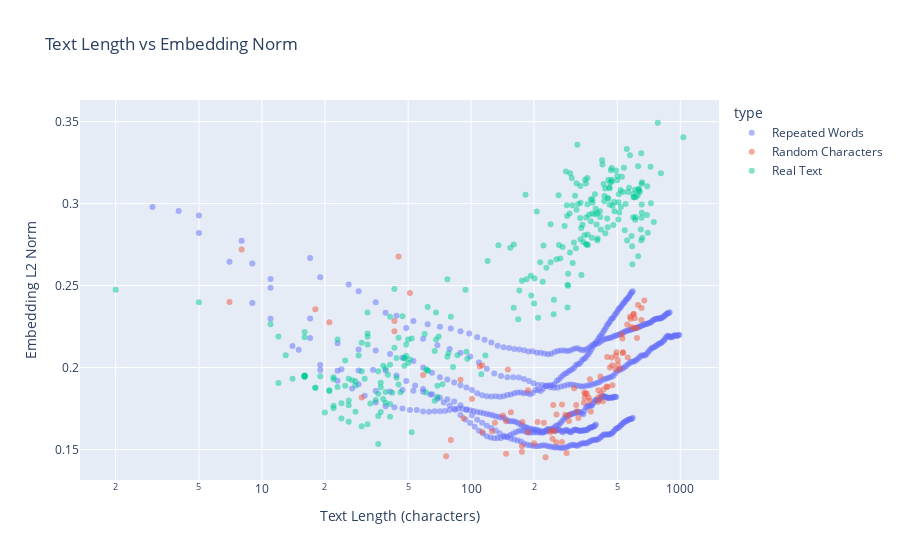

Write notebook code for a chart like this one.
### Markdown cell above
# %% [markdown]

 ## Exercise 3: Text Length vs Vector Norm Analysis

 ### Exercise 3: Investigating the Relationship Between Text Length and Embedding Norms

 In this exercise, we'll explore whether there's a correlation between the length of text
 and the L2 norm (magnitude) of its embedding vector. This analysis will help us understand:
 - How semantic information is distributed across embedding dimensions
 - Whether longer texts result in larger embedding magnitudes
 - If the embedding space has inherent biases based on text length

 We'll test this hypothesis using three different types of text:
 1. Repeated words (to test pure length effects)
 2. Random character sequences (to test meaningless content)
 3. Natural language sentences (to test realistic content)

### Code cell
# %%

import plotly.express as px
import pandas as pd
import random
import string

# Collect all data first
data = []
def add_data(text, text_type):
    emb = text2vec.predict([text], source_lang="eng_Latn")
    norm = torch.norm(emb).item()
    data.append({
        'text': text,
        'length': len(text),
        'norm': norm,
        'type': text_type
    })

# Repeated words (more examples)
for length in range(1, 100):
    for word in ['word', 'sentence', 'paragraph', 'dog', 'spicy', 'anime']:
        words = [word] * length
        text = ' '.join(words)
        add_data(text, 'Repeated Words')

# Random characters (more examples)
random.seed(42)
for length in range(1, 100, ):
        random_words = [''.join(random.choices(string.ascii_lowercase, k=random.randint(3, 8))) for _ in range(length)]
        text = ' '.join(random_words)
        add_data(text, 'Random Characters')

# Normal sentences (many more examples)
normal_sentences = [
    "Hi",
    "Hello",
    "Good morning",
    "Hello there",
    "How are you?",
    "Nice to meet you",
    "The cat sat on the mat",
    "I like to read books",
    "The weather is nice today",
    "She went to the store yesterday",
    "The quick brown fox jumps over the lazy dog",
    "I enjoy listening to music in the evening",
    "She sells seashells by the seashore on weekends",
    "To be or not to be, that is the question",
    "The early bird catches the worm every morning",
    "A picture is worth a thousand words in most cases"
]
for text in normal_sentences:
    add_data(text, 'Real Text')

# Load dataset of some example texts generated by Llama3b
dataset = load_dataset("nickypro/fineweb-llama3b-regen-split", split="train")
for split_text in dataset.select(range(20)):
    for paragraph in split_text['split_text']:
        add_data(paragraph, 'Real Text')


# Create DataFrame and plot
df = pd.DataFrame(data)
# Truncate text to first 50 characters for hover display
df['text_truncated'] = df['text'].str[:50] + '...'
fig = px.scatter(df,
        x='length', y='norm', color='type',
        title="Text Length vs Embedding Norm",
        labels={'length': 'Text Length (characters)', 'norm': 'Embedding L2 Norm'},
        hover_data=['text_truncated'],
        opacity=0.5,
        log_x=True)

fig.show()

### Figure 1 — Plotly figure (JSON) as saved in the notebook; plotly's stock layout.template omitted (floating-point values rounded to 4 significant figures; data arrays with more than 128 entries replaced by an {"elided": "..."} marker saying what was removed)
{"data": [{"customdata": {"elided": "594x1 str values"}, "hovertemplate": "type=Repeated Words<br>Text Length (characters)=%{x}<br>Embedding L2 Norm=%{y}<br>text_truncated=%{customdata[0]}<extra></extra>", "legendgroup": "Repeated Words", "marker": {"color": "#636efa", "opacity": 0.5, "symbol": "circle"}, "mode": "markers", "name": "Repeated Words", "orientation": "v", "showlegend": true, "type": "scatter", "x": {"elided": "594 int values"}, "xaxis": "x", "y": {"elided": "594 float values"}, "yaxis": "y"}, {"customdata": [["ctgdctop..."], ["afn oss..."], ["fpvaus hftcj wpusn..."], ["chqxje bfh wwj qjjfgy..."], ["bqngmhyr rvuf ukb wirkxlg totl..."], ["kfzncbc erpkpmgo rcx tihea wgnexwhq fjeyxxp..."], ["aywvhb ycmbttd yenpzy rskrjxlg ipf asbb wbg..."], ["moswogmk cll wbqqbs gel emwbvw bzv ywe mwxeak..."], ["hssurm hzpo ibmxnbnw prg yop qkp igrigdq itblzz nn..."], ["wwjev hzunroyc gxte psfqg gxbqvb uqgto ocyrda pddi..."], ["tygeuek tiyu vgucwwfv jvwfrk wzhqk iawgpza lsipnko..."], ["okvhfup mlfmx ecnqivtr udbz wbkqfsm drxw ufu nbgwl..."], ["fkimbvku awomyhkx ntuxmh airkem znxp aqdmbjfi hykv..."], ["nrbqa vcyqvs enqqxu ltgwvc gmpjaw mjgh shaycsm rqm..."], ["qtca mleby cbmprd ycgokpq jxhplob ctqgcgoe lphgss ..."], ["wis rktac izknz wmbnqmlb oylsd pgeooczx yqeyhs vzg..."], ["jistwab rhfcztsc sxbu jlgkr ecwq mpgq gauxre yzhzr..."], ["zujuan jtgjqj gawoxfbv hkdyhmcx kjys ktekcmk ajlyw..."], ["wqt wlxkvksi rjdxb cct opoi kwy wszpjp emwj jtouvz..."], ["bwbax ooskc zey vxcvgp cwtfubq nxjsvvg gedt eum tl..."], ["not aitdjev velkrgl tuggz xfrolu nkefpw qwo snd th..."], ["zmedsy hbf iik maqhwbr djxtx ierjug scp oicr lsell..."], ["vnh isiy vgqod pcqpp rspv bwcyugf kqmqhym klrekmid..."], ["uupspeqq drayca kkfnp wtbdfi mjylnorw qspegofz usr..."], ["ajlg hsaqs rme nxsidxhp ymlz komnr trpu lscobon ne..."], ["jnskheng hsux kknkgic wcsegr bbuprff hxfet zmgpfxo..."], ["vyhoowro tdzsnz cgb tykuahz fojepj hgbgjue icaijh ..."], ["dyd iunjc sihvcwqr ytno oygke rktwllaf tvbcw jfcr ..."], ["hyjyiaut zqswukzv gvipom xtbqv dwl zlz whww rgj ek..."], ["bsocljm eeuxrct bwg jxeyau tkikshcj rbfnbkw uiclj ..."], ["fxnquu ujomxn hapavh ntzzcr nutty wujvvep sxasyooe..."], ["ktfbknz wmwmcxsn urqdtez vdlz fvdpis coo nxasp cdo..."], ["kxjpm mwp bxnwjhb dfko dweciz qahte mtcp llmansyx ..."], ["ntsfywnr crgirkv xpaynmm bmgz noj cloc ldmqck ovuz..."], ["qrmojuif nueo cffijf nzvzarl pqyrixyk sanunnm xfny..."], ["qvnjxnj mmpnd fnhd jsdf smmfe aboeqb dexnkzq svyfp..."], ["mftw fvvj dcy ptobmq xwohet hfobumo jwuldni afp jw..."], ["lacafkum muivy gko evvv zsk gzftcr mrii stodmhjb f..."], ["twyq jhbodnfb zztoclud cobkc lstmfko qtgbuiy ckj i..."], ["onq elw lkpbn mqcn uysd ialxxw grx sdcl csszp jjtx..."], ["fakw ayr wixctta qffhn rhecyo fji yuoe pildm bjcks..."], ["epdlvgs enazzp vtkj lqftiqtd mmmy grkgnlh jinycn y..."], ["jewcays xkuusfq lgerpsp quj oez qwz furhfur mexbjf..."], ["lznda tyyezo ismhyzo usxi txd daqfjip pfyh cwr zkm..."], ["ltrvf hwebvm jarrknrd kpcyzb ipzd shsphu yjryzndl ..."], ["wbnsc lrzwyjs azpvr rug kqsxrng kxkzgc hwel wtkaw ..."], ["moktvp qcnzrq emqnhlxm zrhg hbbbcl msv gcncr uvbk ..."], ["gvhkntv qjbqd oaigt oxqnpjh odjtcnfu csvcbx fcrkou..."], ["jcphsgmj mspaz kwomoror eptdyww uerzsngo alrqwi hr..."], ["hvrhs zttx uhj yvtarz wfsf nuts icvlyk lojpdy mrj ..."], ["ilawbfq ydeo gcsi flphozfw czkeln leymtlcx pdsgm h..."], ["rdhtwv piz hwo vmsjzivf yftyuwsh xeakkmjk nhs soci..."], ["yynxy wbalhcj ejcmcndd augmjj nhzr ejljwf hdki efm..."], ["jqdyx pen elxrqhw xryvs uwz ddluzvcl hczekils pqdy..."], ["rqizytti xymi knalvdlz ate oejjyzoa axnws zkjvlziy..."], ["mhumctsj rtfc bafvec vtni srwcd klqfk heh qdwtgxe ..."], ["nwfxn brjsisu urybv jmroyu gspppvb wec mri zvtg sj..."], ["pbsbsg avwob jcln fovr qwd pjzxj qebyx cfi unpifva..."], ["aay nub hfugh vjk wwbnstat pdtufpi lthlc ojlfkhhs ..."], ["avkn zlqr fsnvu nff acred iorxicj emi eje eavlolk ..."], ["exjqzkqq pnco yigomc apukn wejw msfd xfl rlge ncpi..."], ["xzdieo nsvlao qka lgfri qfvyxs dufeapv oyii rfez y..."], ["sbqllw yvq raoayc uswgvi huis gufuoikj vwiq uzihxc..."], ["gryknhoc kxf omd mcf etugpl ltrn tsba iyxj xbjy be..."], ["ltmmt otfer mmywzm ldtkad jwdjl xdyfamhf khyofm ml..."], ["diqtwozu kvwzonog refsidt okrkp ktcqlvxe xzu dbygk..."], ["jwyr gslukij lllljg mewqp vzjt seq bcylhwh fing qo..."], ["skuq ipicuzfd rtnnxzpp utbzph bikqum yxpgip gxwvrp..."], ["jtnml abodkbm zbrzldt jaap zqx cypc unqtb hetsymzu..."], ["ylztnc duabfznf kpvtkr itc tgib neomwl qdfngtb hou..."], ["qqhlolv slj golm traqhuz srl njdqxns vdnf aqinkeqg..."], ["fhh qvwocb ywoy adp ytrcfhwn pfa zcrmpc bddfdr ykt..."], ["rkhbpkqv jggpal dldik zjtv hoazyu nnnpw zkdz lolqb..."], ["ark jbavpw mkachjuh goyqqcnb hutodi wpvuaf ltx jvy..."], ["ffic tab vbgqyo ngdxck uqax yyltz uoioeet ikgvku u..."], ["dahz uufkusme ffq snkxa eswuiszj rxddsvfq pehwrvu ..."], ["yevph iliwxe dzqg aioc wffg ltdxuj llu ptixbhj cxx..."], ["dli pxeiprq ttx wagmtkp blqmo ulrmorw kbnuu cmhly ..."], ["kgjubai zzvlj lgqwv poju chk prvxmeae ktjaxhn ugvr..."], ["ykaj mrx fxqfiy ilac cuyoior quz ohwkw meb kbdgdc ..."], ["dlxrd wsy szkk jdxl vpkragx zpgbijg jan umptyiw yu..."], ["ska dmakkyt mld fnyao mfll rwrfwf cqugsz dfcjx dtl..."], ["rexpyof twknsle adgenw xvcfn zped axh qrm dqtbut f..."], ["mmtogaqo ajmf rpmu fzkg wxit yxlqpe lxqs swqb racr..."], ["cwoeounk uctvavak tzadldmd doxfxny rplbsb inknsf i..."], ["skfqyifr onlrau sdopgp uccwrnc rscgmfd mev yhp yxa..."], ["ahjbzf durhefcq nfhx pkxr cemypva kot jge jfwvkz t..."], ["kbprng uapje yzjsf qyevpt zslj mgbcm pcyasbkv kaak..."], ["cvgu xpyl yiaiqp xdrs fuyyfu xnbnwch bjvk broug gm..."], ["ghzwh zasgvjsh jxcrnr khpoc jqqbfb vdvzr bxewrvb f..."], ["giqj yib vhl csxqxkp rilts thzh tepdywp dkryx azx ..."], ["ajoqomlp irkscup ruyl rjflzj uspbbdnf zfi tpb bmwe..."], ["eroge fsb xityufo nmxrf sabcglp dmgr ncqaj clpwmdq..."], ["afyb tlwyec ntvcn ewwabkbo wfd oumppjf imp vwhhaez..."], ["ubms felszth dadbl odm breplxqi qsjc ayxachng dwfb..."], ["ydhkbp udksstg aiwbnl ksoaf vqjzzpjb pedetg rgjrck..."], ["qnubqcb scvjhhdu urm twmaso yesrg yuthzasp gquage ..."], ["wur vkllk hunnlpmp wuf ttble zffvkyg yjlg xtzlugt ..."], ["sxixdurd yctkto aepdvk pqukqdj vtvh bjyy cyih iitv..."]], "hovertemplate": "type=Random Characters<br>Text Length (characters)=%{x}<br>Embedding L2 Norm=%{y}<br>text_truncated=%{customdata[0]}<extra></extra>", "legendgroup": "Random Characters", "marker": {"color": "#EF553B", "opacity": 0.5, "symbol": "circle"}, "mode": "markers", "name": "Random Characters", "orientation": "v", "showlegend": true, "type": "scatter", "x": [8, 7, 18, 21, 30, 43, 43, 45, 51, 59, 76, 80, 92, 89, 101, 110, 113, 126, 113, 142, 130, 147, 147, 150, 155, 175, 176, 175, 187, 187, 208, 223, 200, 227, 245, 255, 243, 256, 247, 239, 272, 252, 286, 272, 282, 294, 311, 295, 318, 326, 320, 346, 348, 349, 374, 370, 352, 357, 369, 365, 415, 404, 406, 405, 418, 445, 427, 430, 471, 447, 449, 461, 473, 515, 474, 495, 493, 503, 529, 503, 492, 526, 533, 558, 561, 531, 585, 579, 575, 599, 604, 621, 606, 598, 628, 653, 652, 673, 620], "xaxis": "x", "y": [0.272, 0.24, 0.2355, 0.2276, 0.1817, 0.2285, 0.2222, 0.2677, 0.2455, 0.1955, 0.1459, 0.1558, 0.1691, 0.1926, 0.1809, 0.2007, 0.2014, 0.1611, 0.1607, 0.1707, 0.1664, 0.1475, 0.1673, 0.1989, 0.1728, 0.1487, 0.1668, 0.1522, 0.1606, 0.1862, 0.1667, 0.1663, 0.1538, 0.1453, 0.1566, 0.1544, 0.1618, 0.1713, 0.1771, 0.1606, 0.1546, 0.1611, 0.148, 0.1774, 0.1712, 0.1674, 0.1873, 0.1711, 0.1772, 0.1693, 0.1733, 0.1785, 0.1848, 0.1816, 0.1732, 0.1929, 0.1841, 0.1841, 0.1797, 0.1817, 0.1946, 0.179, 0.1862, 0.1817, 0.1839, 0.1884, 0.1795, 0.1866, 0.2062, 0.2065, 0.1881, 0.2001, 0.2014, 0.1993, 0.1892, 0.2093, 0.2073, 0.2017, 0.2177, 0.2044, 0.1989, 0.2202, 0.2093, 0.2262, 0.2062, 0.2088, 0.2247, 0.2298, 0.2311, 0.2325, 0.2239, 0.218, 0.2301, 0.2327, 0.2382, 0.2364, 0.229, 0.241, 0.2243], "yaxis": "y"}, {"customdata": {"elided": "276x1 str values"}, "hovertemplate": "type=Real Text<br>Text Length (characters)=%{x}<br>Embedding L2 Norm=%{y}<br>text_truncated=%{customdata[0]}<extra></extra>", "legendgroup": "Real Text", "marker": {"color": "#00cc96", "opacity": 0.5, "symbol": "circle"}, "mode": "markers", "name": "Real Text", "orientation": "v", "showlegend": true, "type": "scatter", "x": {"elided": "276 int values"}, "xaxis": "x", "y": {"elided": "276 float values"}, "yaxis": "y"}], "layout": {"legend": {"title": {"text": "type"}, "tracegroupgap": 0}, "title": {"text": "Text Length vs Embedding Norm"}, "xaxis": {"anchor": "y", "domain": [0, 1], "title": {"text": "Text Length (characters)"}, "type": "log"}, "yaxis": {"anchor": "x", "domain": [0, 1], "title": {"text": "Embedding L2 Norm"}}}}
